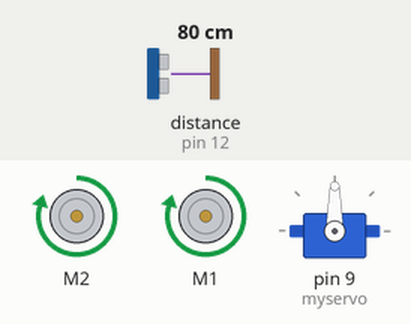
Bench run of a sketch on a simulated Arduino Uno, built with avr-gcc and run on an emulated ATmega328P. Parts: 2 × DC motor (green arrow = forward, orange = backward, longer = faster), servo. Wiring (inferred from the names in the program): ultrasonic range finder: trigger pin 13; echo pin 12. The test bench sets the inputs (shaded band); at power-on: distance to the obstacle (sensor on pin 12) 80 cm. The echo pulse lasts 58.3 µs per cm.

Above: at 1.2 s.
1.3 s: distance to the obstacle (sensor on pin 12) set to 23 cm
2.8 s: distance to the obstacle (sensor on pin 12) set to 19 cm
At 5.3 s:
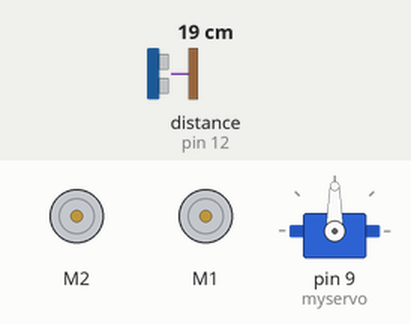
5.8 s: distance to the obstacle (sensor on pin 12) set to 35 cm
At 7.2 s:
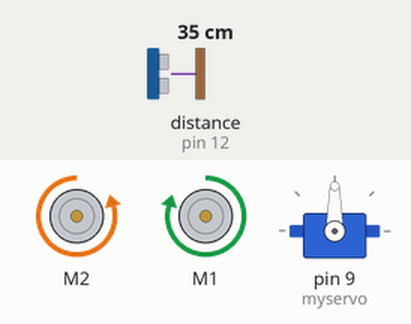
8.8 s: distance to the obstacle (sensor on pin 12) set to 2 cm
At 9.7 s:
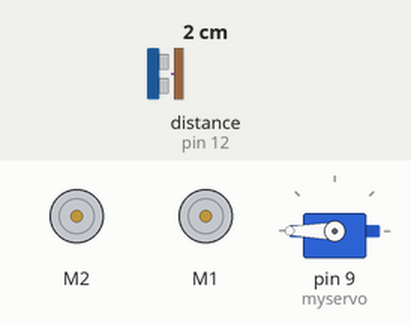
11.8 s: distance to the obstacle (sensor on pin 12) set to 60 cm
At 14.0 s:
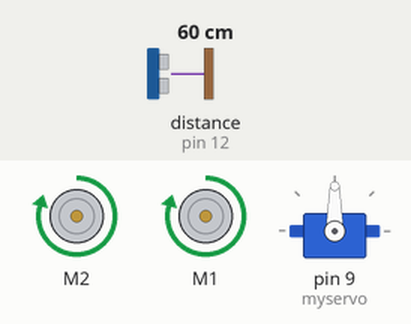
Timing chart, 0 to 15.5 s (numbered marks = the images above; inputs shaded):
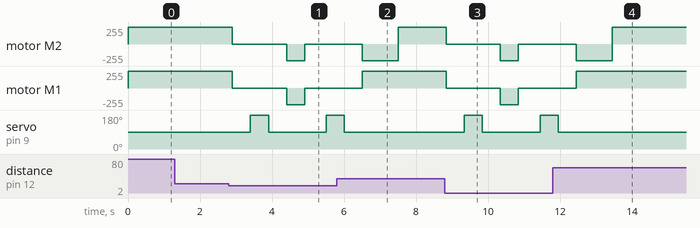

The sketch:

vacuum.ino
```cpp
#include <AFMotor.h>
#include <Servo.h>

// this constant won't change. It's the pin number of the sensor's output:
const int echoPin = 12;
const int trigPin = 13;

// Initializing motors
AF_DCMotor motorLeft(2);
AF_DCMotor motorRight(1);

// Initializing Servo
Servo myservo;
int pos = 0;

void setup() {
  // initialize serial communication:
  Serial.begin(9600);

  motorLeft.setSpeed(250);
  motorRight.setSpeed(250);

  pinMode(trigPin, OUTPUT);
  pinMode(echoPin, INPUT);

  myservo.attach(9);
  moveForward();

  // turnLeft();
}

void loop() {
  // moveBackward();
  int forwardDistance = measureDistance();


  if (forwardDistance < 20) { // Obstacle detected within 20 cm
    stopMotors();

    // Check left and right distances
    int totalDistance[2];
    rotateServo(totalDistance);

    int leftDistance = totalDistance[0];
    int rightDistance = totalDistance[1];

    // Decide where to go
    if (leftDistance > rightDistance && leftDistance > 20) {
      // moveBackward();
      turnLeft();
    } else if (rightDistance > 20) {
      // moveBackward();
      turnRight();
    } else {
      moveBackward();
    }
  } else {
    moveForward(); // No obstacle, keep moving forward
  }

  delay(100);

}

long measureDistance() {
  long duration, inches, cm;


  digitalWrite(trigPin, LOW);
  delayMicroseconds(2);
  digitalWrite(trigPin, HIGH);
  delayMicroseconds(10);
  digitalWrite(trigPin, LOW);

  duration = pulseIn(echoPin, HIGH, 30000);

  // convert the time into a distance
  inches = microsecondsToInches(duration);
  cm = microsecondsToCentimeters(duration);

  return cm;
}

long microsecondsToInches(long microseconds) {
  return microseconds / 74 / 2;
}

long microsecondsToCentimeters(long microseconds) {
  return microseconds / 29 / 2;
}

// Rotate the servo to measure distances at 90-degree angles
void rotateServo(int* distances) {
  // Move to the left (90° → 0°)
  myservo.write(90);
  delay(500); // Wait for the servo to stabilize
  distances[0] = measureDistance(); // Measure distance to the left

  // Move to the right (90° → 180°)
  myservo.write(180);
  delay(500); // Wait for the servo to stabilize
  distances[1] = measureDistance(); // Measure distance to the right

  // Return to center (90°)
  myservo.write(90);
  delay(500); // Wait for the servo to stabilize
}

void stopMotors() {
  motorLeft.run(RELEASE);
  motorRight.run(RELEASE);
}

void moveForward() {
 motorLeft.run(FORWARD);
  motorRight.run(FORWARD);
}
void moveBackward() {
  motorLeft.run(BACKWARD);
  motorRight.run(BACKWARD);
  delay(500);

  // Stop motors
  stopMotors();


}

void turnLeft() {
  motorLeft.run(FORWARD);
  motorRight.run(BACKWARD);
  delay(1000); // Turn left
  moveForward();
}

// Function to turn right
void turnRight() {
  motorLeft.run(BACKWARD);
  motorRight.run(FORWARD);
  delay(1000); // Turn right
  moveForward();
}
```

Measured:
- the behaviour switches between 21 and 20 cm on distance to the obstacle (sensor on pin 12) (found by bisection; images 0 and 1)
- after the input at 1.3 s, every drawn part: stays the same
- after the input at 2.8 s, motor M2, motor M1: forward 250/255 → stopped after 0.10 s, → backward 250/255 1.5 s later, → stopped 0.50 s later; servo on pin 9 (myservo): 90° → 180° after 0.60 s, → 90° 0.50 s later, → 180° 1.6 s later
- after the input at 5.8 s, servo on pin 9 (myservo): goes on until 6.0 s, then stays 90°
- after the input at 8.8 s, motor M2, motor M1: forward 250/255 → stopped at once, → backward 250/255 1.5 s later, → stopped 0.50 s later; servo on pin 9 (myservo): 90° → 180° after 0.54 s, → 90° 0.50 s later, → 180° 1.6 s later
- after the input at 11.8 s, servo on pin 9 (myservo): goes on until 12.0 s, then stays 90°
